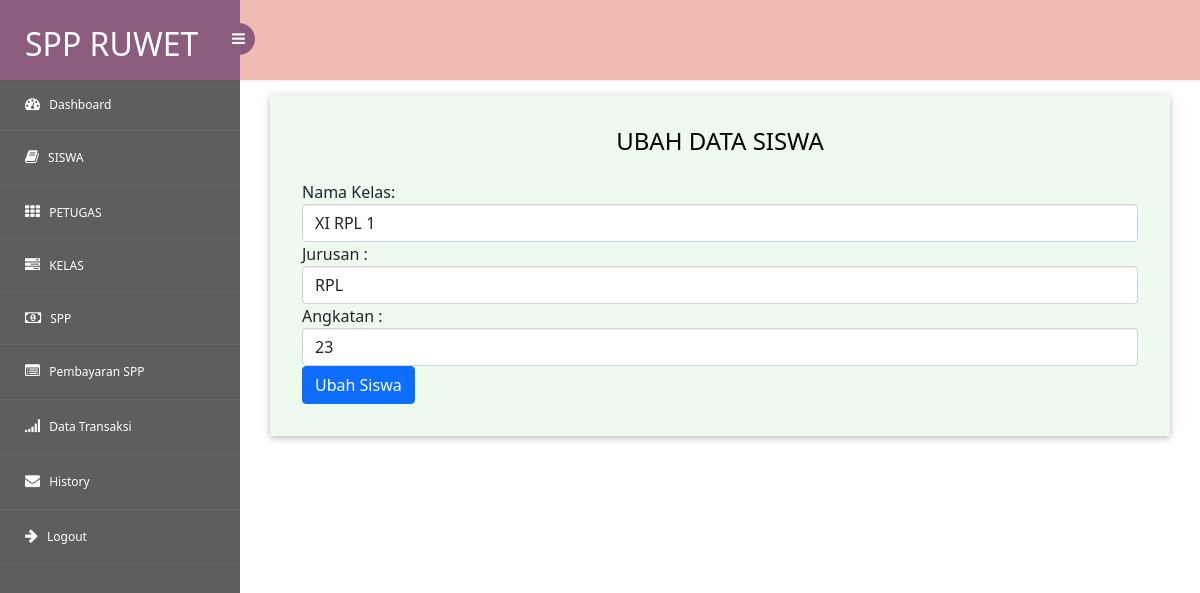
The app's page /admin/ubah_kelas.php with its own data.
### tables this page shows
CREATE TABLE `kelas` (
  `id_kelas` int(11) NOT NULL,
  `nama_kelas` varchar(10) NOT NULL,
  `jurusan` varchar(5) NOT NULL,
  `angkatan` int(1) NOT NULL
);

### admin/ubah_kelas.php (the view, shortened to what this page needs)
<?php
include "sidebar.php";?>
<!DOCTYPE html>
<html lang="en">
<head>
  <link rel="stylesheet" href="https://maxcdn.bootstrapcdn.com/bootstrap/4.5.2/css/bootstrap.min.css">
    <link href="https://cdn.jsdelivr.net/npm/bootstrap@5.0.1/dist/css/bootstrap.min.css" rel="stylesheet">
</head>
<body>
  <section id="main-content">
  <div class="panel-body">
	<div class="col-md-12 w3ls-graph">
		<div class="agileinfo-grap">
	        <div class="agileits-box">
				<header class="agileits-box-header clearfix">
    <?php
    include "koneksi.php";
    $qry_get_siswa=mysqli_query($conn,"select * from kelas");
    $dt_siswa=mysqli_fetch_array($qry_get_siswa);
    ?>
    <h3>Ubah Data Siswa</h3>
    <form action="proses_ubah_kelas.php" method="post">
       Nama Kelas:
        <input type="text" name="nama_kelas" value=   "<?=$dt_siswa['nama_kelas']?>" class="form-control">
       Jurusan :
        <input type="text" name="jurusan" value=   "<?=$dt_siswa['jurusan']?>" class="form-control">
        Angkatan :
        <input type="text" name="angkatan" value=   "<?=$dt_siswa['angkatan']?>" class="form-control">
    <input type="submit" name="simpan" value="Ubah Siswa" class="btn btn-primary">
    </form>
								</header>
							</div>
						</div>
</section>
</body>

### css/style.css (style rules this page uses)
h4, h5, h6, h1, h2, h3 { margin: 0; }
html, body { font-family: 'Roboto', sans-serif; font-size: 100%; overflow-x: hidden; background: url(../images/bg.jpg) no-repeat 0px 0px; background-size:cover; }
h1,h2,h3,h4,h5,h6 { margin:0; }
#main-content { margin-left:240px; -webkit-transition:all .3s ease-in-out; -moz-transition:all .3s ease-in-out; -o-transition:all .3s ease-in-out; transition:all .3s ease-in-out; }
.agileinfo-grap { padding: 2em; background:rgb(238, 249, 240); box-shadow: 0 2px 5px 0 rgba(0, 0, 0, 0.16), 0 2px 10px 0 rgba(0, 0, 0, 0.12); }
header.agileits-box-header.clearfix h3 { font-size: 24px; font-weight: 400; text-transform: uppercase; color:#000; text-align: center; margin-bottom: 1em; }

### records on screen
kelas: nama_kelas "XI RPL 1", jurusan "RPL", angkatan "23"
